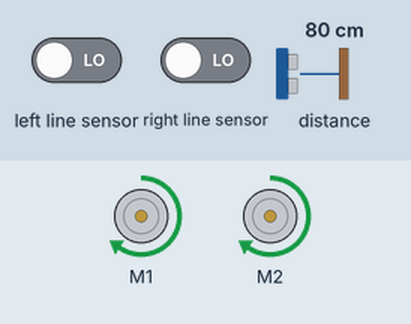
Bench run of a program on a simulated BBC micro:bit (MakeCode). Parts: 2 × DC motor (green arrow = forward, orange = backward, longer = faster). The inputs (shaded band) are chosen by the test bench; at power-on: distance to the obstacle 80 cm, left line sensor LOW, right line sensor LOW. Random numbers come from a fixed seed.

Above: at 1.2 s.
1.3 s: distance to the obstacle set to 22 cm
2.8 s: distance to the obstacle set to 18 cm
At 3.2 s:
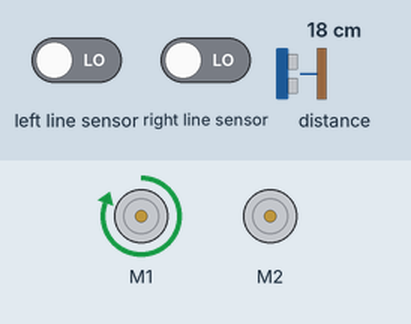
At 4.2 s:
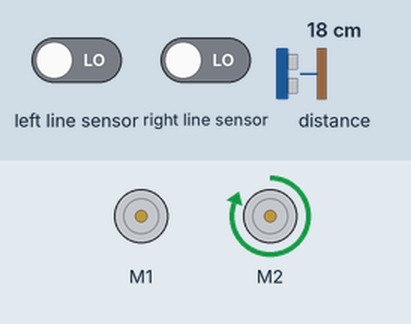
5.8 s: left line sensor driven HIGH
8.8 s: right line sensor driven HIGH
11.8 s: left line sensor driven LOW
14.8 s: right line sensor driven LOW
Timing chart, 0 to 18.8 s (numbered marks = the images above; inputs shaded):
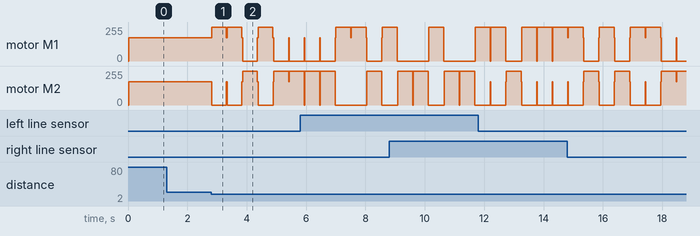

The program:

main.ts
```typescript
let distancia = 0
let izquierda = false
// Si no hay obstáculo, seguir la línea
function seguir_linea () {
    if (maqueen.readPatrol(maqueen.Patrol.PatrolLeft) == 0 && maqueen.readPatrol(maqueen.Patrol.PatrolRight) == 0) {
        maqueen.motorRun(maqueen.Motors.All, maqueen.Dir.CW, 175)
    } else if (maqueen.readPatrol(maqueen.Patrol.PatrolLeft) == 1 && maqueen.readPatrol(maqueen.Patrol.PatrolRight) == 0) {
        maqueen.motorRun(maqueen.Motors.M1, maqueen.Dir.CW, 175)
        maqueen.motorRun(maqueen.Motors.M2, maqueen.Dir.CW, 0)
    } else if (maqueen.readPatrol(maqueen.Patrol.PatrolLeft) == 0 && maqueen.readPatrol(maqueen.Patrol.PatrolRight) == 1) {
        maqueen.motorRun(maqueen.Motors.M2, maqueen.Dir.CW, 175)
        maqueen.motorRun(maqueen.Motors.M1, maqueen.Dir.CW, 0)
    } else {
        maqueen.motorStop(maqueen.Motors.All)
    }
}
function evitar_obstaculo () {
    distancia = maqueen.Ultrasonic(PingUnit.Centimeters)
    if (distancia < 20 && distancia != 0) {
        // Detecta un obstáculo a menos de 20 cm
        izquierda = Math.randomBoolean()
        // Decide aleatoriamente si girar a la izquierda o derecha
        if (izquierda) {
            maqueen.motorRun(maqueen.Motors.M2, maqueen.Dir.CW, 255)
            // Gira a la izquierda
            maqueen.motorRun(maqueen.Motors.M1, maqueen.Dir.CW, 0)
            basic.pause(500)
        } else {
            maqueen.motorRun(maqueen.Motors.M1, maqueen.Dir.CW, 255)
            // Gira a la derecha
            maqueen.motorRun(maqueen.Motors.M2, maqueen.Dir.CW, 0)
            basic.pause(500)
        }
    } else {
        seguir_linea()
    }
}
// Luego sigue la línea
basic.forever(function () {
    evitar_obstaculo()
    // Primero intenta evitar obstáculos
    seguir_linea()
})
```

test.ts
```typescript
// aquí va el archivo "tests"; esto no se compilará cuando este paquete se utilice como una extensión.
```

Measured:
- the behaviour switches between 20 and 19 cm on distance to the obstacle (found by bisection; images 0 and 1)
- after the input at 1.3 s, every drawn part: stays the same
- after the input at 2.8 s, motor M1: forward 175/255 → forward 255/255 at once, then repeats every 1.0 s: forward 175/255 0.02 s, forward 255/255 0.50 s, forward 175/255 0.02 s, stopped 0.50 s; motor M2: forward 175/255 → stopped at once, then repeats every 1.0 s: forward 175/255 0.02 s, stopped 0.50 s, forward 175/255 0.02 s, forward 255/255 0.50 s
